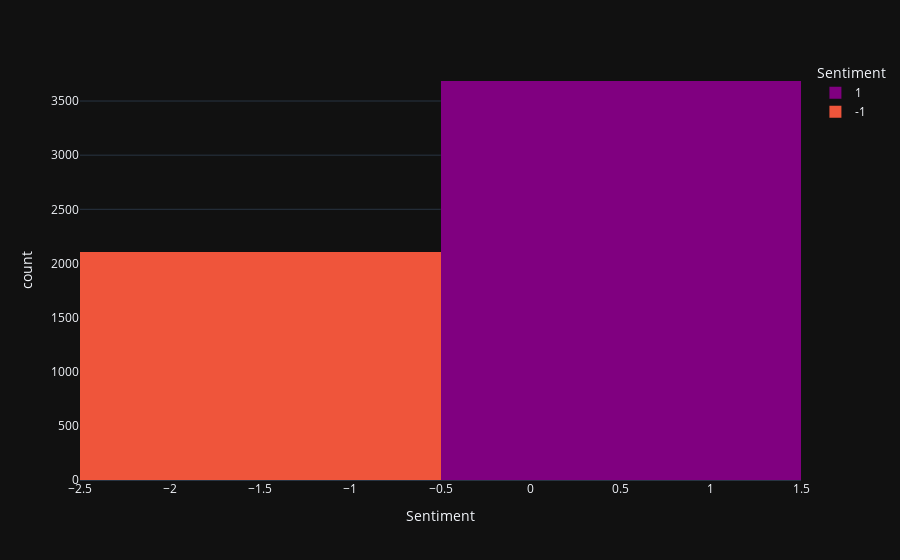

Notebook code for this chart:
### Code cell
fig2 = px.histogram(data,x='Sentiment',color='Sentiment',color_discrete_sequence=['purple', 'light blue'], template='plotly_dark')
fig2.show()

### Figure 1 — Plotly figure (JSON) as saved in the notebook; plotly's stock layout.template omitted (floating-point values rounded to 4 significant figures; data arrays with more than 128 entries replaced by an {"elided": "..."} marker saying what was removed)
{"data": [{"alignmentgroup": "True", "bingroup": "x", "hovertemplate": "Sentiment=%{x}<br>count=%{y}<extra></extra>", "legendgroup": "1", "marker": {"color": "purple", "pattern": {"shape": ""}}, "name": "1", "offsetgroup": "1", "orientation": "v", "showlegend": true, "type": "histogram", "x": {"elided": "3685 int values"}, "xaxis": "x", "yaxis": "y"}, {"alignmentgroup": "True", "bingroup": "x", "hovertemplate": "Sentiment=%{x}<br>count=%{y}<extra></extra>", "legendgroup": "-1", "marker": {"color": "light blue", "pattern": {"shape": ""}}, "name": "-1", "offsetgroup": "-1", "orientation": "v", "showlegend": true, "type": "histogram", "x": {"elided": "2106 int values"}, "xaxis": "x", "yaxis": "y"}], "layout": {"barmode": "relative", "legend": {"title": {"text": "Sentiment"}, "tracegroupgap": 0}, "margin": {"t": 60}, "xaxis": {"anchor": "y", "categoryarray": [1, -1], "categoryorder": "array", "domain": [0, 1], "title": {"text": "Sentiment"}}, "yaxis": {"anchor": "x", "domain": [0, 1], "title": {"text": "count"}}}}
